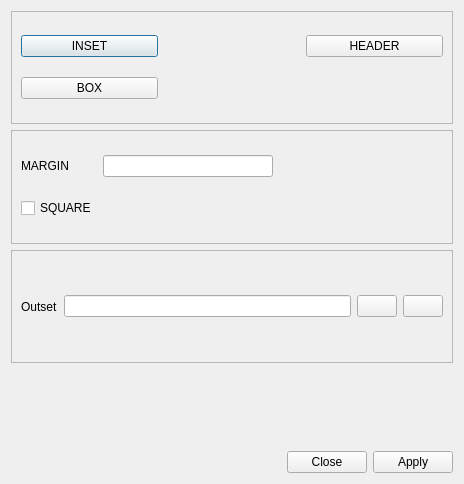
<?xml version="1.0" encoding="UTF-8"?>
<ui version="4.0">
 <class>minbox</class>
 <widget class="QDialog" name="minbox">
  <property name="geometry">
   <rect>
    <x>0</x>
    <y>0</y>
    <width>464</width>
    <height>484</height>
   </rect>
  </property>
  <property name="windowTitle">
   <string>MINBOX</string>
  </property>
  <layout class="QVBoxLayout" name="verticalLayout">
   <item>
    <widget class="QFrame" name="frame">
     <property name="frameShape">
      <enum>QFrame::StyledPanel</enum>
     </property>
     <property name="frameShadow">
      <enum>QFrame::Raised</enum>
     </property>
     <layout class="QGridLayout" name="gridLayout">
      <item row="0" column="0">
       <widget class="QPushButton" name="insetButton">
        <property name="text">
         <string>INSET</string>
        </property>
       </widget>
      </item>
      <item row="0" column="2">
       <widget class="QPushButton" name="headerButton">
        <property name="text">
         <string>HEADER</string>
        </property>
       </widget>
      </item>
      <item row="1" column="0">
       <widget class="QPushButton" name="boxButton">
        <property name="text">
         <string>BOX</string>
        </property>
       </widget>
      </item>
      <item row="0" column="1">
       <widget class="QLabel" name="insetLabel">
        <property name="text">
         <string/>
        </property>
       </widget>
      </item>
      <item row="1" column="1">
       <widget class="QLabel" name="boxLabel">
        <property name="text">
         <string/>
        </property>
       </widget>
      </item>
     </layout>
    </widget>
   </item>
   <item>
    <widget class="QFrame" name="dimensionFrame">
     <property name="frameShape">
      <enum>QFrame::StyledPanel</enum>
     </property>
     <property name="frameShadow">
      <enum>QFrame::Raised</enum>
     </property>
     <layout class="QGridLayout" name="gridLayout_2">
      <item row="0" column="0">
       <widget class="QLabel" name="label">
        <property name="text">
         <string>MARGIN</string>
        </property>
       </widget>
      </item>
      <item row="0" column="1">
       <widget class="QLineEdit" name="marginLine"/>
      </item>
      <item row="1" column="0">
       <widget class="QCheckBox" name="squareCheck">
        <property name="text">
         <string>SQUARE</string>
        </property>
       </widget>
      </item>
      <item row="0" column="2">
       <spacer name="horizontalSpacer">
        <property name="orientation">
         <enum>Qt::Horizontal</enum>
        </property>
        <property name="sizeHint" stdset="0">
         <size>
          <width>40</width>
          <height>20</height>
         </size>
        </property>
       </spacer>
      </item>
     </layout>
    </widget>
   </item>
   <item>
    <widget class="QFrame" name="frame_2">
     <property name="frameShape">
      <enum>QFrame::StyledPanel</enum>
     </property>
     <property name="frameShadow">
      <enum>QFrame::Raised</enum>
     </property>
     <layout class="QHBoxLayout" name="horizontalLayout_4">
      <item>
       <widget class="QLabel" name="label_7">
        <property name="text">
         <string>Outset</string>
        </property>
       </widget>
      </item>
      <item>
       <widget class="QLineEdit" name="outsetLine"/>
      </item>
      <item>
       <widget class="QPushButton" name="browserButton">
        <property name="text">
         <string/>
        </property>
        <property name="icon">
         <iconset resource="../resources.qrc">
          <normaloff>:/fileopen.png</normaloff>:/fileopen.png</iconset>
        </property>
       </widget>
      </item>
      <item>
       <widget class="QPushButton" name="replaceButton">
        <property name="text">
         <string/>
        </property>
        <property name="icon">
         <iconset resource="../resources.qrc">
          <normaloff>:/replace.jpg</normaloff>:/replace.jpg</iconset>
        </property>
       </widget>
      </item>
     </layout>
    </widget>
   </item>
   <item>
    <widget class="QFrame" name="advise_panel">
     <property name="enabled">
      <bool>true</bool>
     </property>
     <property name="sizePolicy">
      <sizepolicy hsizetype="Preferred" vsizetype="Maximum">
       <horstretch>0</horstretch>
       <verstretch>0</verstretch>
      </sizepolicy>
     </property>
     <property name="frameShape">
      <enum>QFrame::NoFrame</enum>
     </property>
     <property name="frameShadow">
      <enum>QFrame::Raised</enum>
     </property>
     <layout class="QVBoxLayout" name="advise_panel_layout">
      <item>
       <widget class="QLabel" name="status">
        <property name="text">
         <string/>
        </property>
       </widget>
      </item>
      <item>
       <widget class="QLabel" name="errorMsg">
        <property name="text">
         <string/>
        </property>
       </widget>
      </item>
      <item>
       <widget class="QFrame" name="extra_panel">
        <property name="sizePolicy">
         <sizepolicy hsizetype="Preferred" vsizetype="Maximum">
          <horstretch>0</horstretch>
          <verstretch>0</verstretch>
         </sizepolicy>
        </property>
        <property name="frameShape">
         <enum>QFrame::NoFrame</enum>
        </property>
        <property name="frameShadow">
         <enum>QFrame::Raised</enum>
        </property>
        <layout class="QVBoxLayout" name="extra_panel_layout"/>
       </widget>
      </item>
     </layout>
    </widget>
   </item>
   <item>
    <widget class="QDialogButtonBox" name="buttonBox">
     <property name="orientation">
      <enum>Qt::Horizontal</enum>
     </property>
     <property name="standardButtons">
      <set>QDialogButtonBox::Apply|QDialogButtonBox::Close</set>
     </property>
    </widget>
   </item>
  </layout>
 </widget>
 <resources>
  <include location="../resources.qrc"/>
 </resources>
 <connections>
  <connection>
   <sender>buttonBox</sender>
   <signal>accepted()</signal>
   <receiver>minbox</receiver>
   <slot>accept()</slot>
   <hints>
    <hint type="sourcelabel">
     <x>248</x>
     <y>254</y>
    </hint>
    <hint type="destinationlabel">
     <x>157</x>
     <y>274</y>
    </hint>
   </hints>
  </connection>
  <connection>
   <sender>buttonBox</sender>
   <signal>rejected()</signal>
   <receiver>minbox</receiver>
   <slot>reject()</slot>
   <hints>
    <hint type="sourcelabel">
     <x>316</x>
     <y>260</y>
    </hint>
    <hint type="destinationlabel">
     <x>286</x>
     <y>274</y>
    </hint>
   </hints>
  </connection>
 </connections>
</ui>
